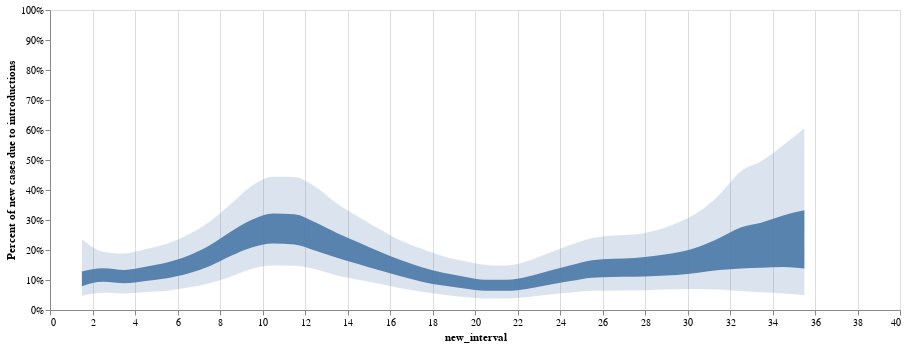

Notebook code for this chart:
### Code cell
line1 = alt.Chart(summary_percent_df).mark_area(interpolate='monotone', opacity = 0.9, clip = True).encode(
    alt.X('new_interval'),
    alt.Y('lower_hpd_log_50_MA',title = "Percent of new cases due to introductions", axis=alt.Axis( grid=False, format='%', ), scale=alt.Scale(domain=(0.0, 1))),
    alt.Y2('upper_hpd_log_50_MA' )
).properties(
    width=850,
    height=300
)

band = alt.Chart(summary_percent_df).mark_area(interpolate='monotone', opacity = 0.2, clip = True).encode(
    alt.X('new_interval'),
    alt.Y('lower_hpd_log_95_MA',title = "Percent of new cases due to introductions", axis=alt.Axis( grid=False, format='%', ), scale=alt.Scale(domain=(0.0, 1))),
    alt.Y2('upper_hpd_log_95_MA' )
).properties(
    width=80,
    height=300
)

#line1
intro_plot = (line1 + band).resolve_scale(y= "shared") ; intro_plot

### Figure 1 — Vega-Lite specification as saved in the notebook (floating-point values rounded to 4 significant figures)
{"config": {"view": {"continuousWidth": 400, "continuousHeight": 300}}, "layer": [{"mark": {"type": "area", "clip": true, "interpolate": "monotone", "opacity": 0.9}, "encoding": {"x": {"field": "new_interval", "type": "quantitative"}, "y": {"axis": {"format": "%", "grid": false}, "field": "lower_hpd_log_50_MA", "scale": {"domain": [0.0, 1]}, "title": "Percent of new cases due to introductions", "type": "quantitative"}, "y2": {"field": "upper_hpd_log_50_MA"}}, "height": 300, "width": 850}, {"mark": {"type": "area", "clip": true, "interpolate": "monotone", "opacity": 0.2}, "encoding": {"x": {"field": "new_interval", "type": "quantitative"}, "y": {"axis": {"format": "%", "grid": false}, "field": "lower_hpd_log_95_MA", "scale": {"domain": [0.0, 1]}, "title": "Percent of new cases due to introductions", "type": "quantitative"}, "y2": {"field": "upper_hpd_log_95_MA"}}, "height": 300, "width": 80}], "data": {"name": "data-d9bfd59e27d068feaf1412c52dfc6045"}, "resolve": {"scale": {"y": "shared"}}, "$schema": "https://vega.github.io/schema/vega-lite/v4.17.0.json", "datasets": {"data-d9bfd59e27d068feaf1412c52dfc6045": [{"index": 0, "interval": "1", "mean_percent": 0.2692, "upper_hpd_log_95": 0.6062, "lower_hpd_log_95": 0.04969, "upper_hpd_log_50": 0.3321, "lower_hpd_log_50": 0.1381, "new_interval": 35.5, "days": -14, "date": "2024-09-26T00:00:00", "mean_percent_MA": 0.2692, "upper_hpd_log_95_MA": 0.6062, "lower_hpd_log_95_MA": 0.04969, "upper_hpd_log_50_MA": 0.3321, "lower_hpd_log_50_MA": 0.1381}, {"index": 0, "interval": "2", "mean_percent": 0.247, "upper_hpd_log_95": 0.4926, "lower_hpd_log_95": 0.0611, "upper_hpd_log_50": 0.2982, "lower_hpd_log_50": 0.1478, "new_interval": 34.5, "days": -7, "date": "2024-09-19T00:00:00", "mean_percent_MA": 0.2581, "upper_hpd_log_95_MA": 0.5494, "lower_hpd_log_95_MA": 0.05539, "upper_hpd_log_50_MA": 0.3152, "lower_hpd_log_50_MA": 0.1429}, {"index": 0, "interval": "3", "mean_percent": 0.2088, "upper_hpd_log_95": 0.3936, "lower_hpd_log_95": 0.06704, "upper_hpd_log_50": 0.2458, "lower_hpd_log_50": 0.1365, "new_interval": 33.5, "days": 0, "date": "2024-09-12T00:00:00", "mean_percent_MA": 0.2417, "upper_hpd_log_95_MA": 0.4975, "lower_hpd_log_95_MA": 0.05928, "upper_hpd_log_50_MA": 0.2921, "lower_hpd_log_50_MA": 0.1408}, {"index": 0, "interval": "4", "mean_percent": 0.1913, "upper_hpd_log_95": 0.3542, "lower_hpd_log_95": 0.07594, "upper_hpd_log_50": 0.2233, "lower_hpd_log_50": 0.1301, "new_interval": 32.5, "days": 7, "date": "2024-09-05T00:00:00", "mean_percent_MA": 0.2291, "upper_hpd_log_95_MA": 0.4617, "lower_hpd_log_95_MA": 0.06344, "upper_hpd_log_50_MA": 0.2749, "lower_hpd_log_50_MA": 0.1381}, {"index": 0, "interval": "5", "mean_percent": 0.1692, "upper_hpd_log_95": 0.2961, "lower_hpd_log_95": 0.06954, "upper_hpd_log_50": 0.1937, "lower_hpd_log_50": 0.1174, "new_interval": 31.5, "days": 14, "date": "2024-08-29T00:00:00", "mean_percent_MA": 0.2041, "upper_hpd_log_95_MA": 0.3841, "lower_hpd_log_95_MA": 0.0684, "upper_hpd_log_50_MA": 0.2403, "lower_hpd_log_50_MA": 0.133}, {"index": 0, "interval": "6", "mean_percent": 0.1522, "upper_hpd_log_95": 0.2587, "lower_hpd_log_95": 0.06868, "upper_hpd_log_50": 0.1783, "lower_hpd_log_50": 0.1123, "new_interval": 30.5, "days": 21, "date": "2024-08-22T00:00:00", "mean_percent_MA": 0.1804, "upper_hpd_log_95_MA": 0.3257, "lower_hpd_log_95_MA": 0.0703, "upper_hpd_log_50_MA": 0.2103, "lower_hpd_log_50_MA": 0.1241}, {"index": 0, "interval": "7", "mean_percent": 0.1469, "upper_hpd_log_95": 0.2513, "lower_hpd_log_95": 0.06245, "upper_hpd_log_50": 0.1708, "lower_hpd_log_50": 0.1069, "new_interval": 29.5, "days": 28, "date": "2024-08-15T00:00:00", "mean_percent_MA": 0.1649, "upper_hpd_log_95_MA": 0.2901, "lower_hpd_log_95_MA": 0.06915, "upper_hpd_log_50_MA": 0.1915, "lower_hpd_log_50_MA": 0.1167}, {"index": 0, "interval": "8", "mean_percent": 0.1481, "upper_hpd_log_95": 0.2546, "lower_hpd_log_95": 0.06839, "upper_hpd_log_50": 0.1805, "lower_hpd_log_50": 0.118, "new_interval": 28.5, "days": 35, "date": "2024-08-08T00:00:00", "mean_percent_MA": 0.1541, "upper_hpd_log_95_MA": 0.2652, "lower_hpd_log_95_MA": 0.06727, "upper_hpd_log_50_MA": 0.1808, "lower_hpd_log_50_MA": 0.1136}, {"index": 0, "interval": "9", "mean_percent": 0.145, "upper_hpd_log_95": 0.2428, "lower_hpd_log_95": 0.0604, "upper_hpd_log_50": 0.1651, "lower_hpd_log_50": 0.1054, "new_interval": 27.5, "days": 42, "date": "2024-08-01T00:00:00", "mean_percent_MA": 0.1481, "upper_hpd_log_95_MA": 0.2518, "lower_hpd_log_95_MA": 0.06498, "upper_hpd_log_50_MA": 0.1737, "lower_hpd_log_50_MA": 0.1106}, {"index": 0, "interval": "10", "mean_percent": 0.145, "upper_hpd_log_95": 0.2448, "lower_hpd_log_95": 0.06706, "upper_hpd_log_50": 0.1682, "lower_hpd_log_50": 0.1108, "new_interval": 26.5, "days": 49, "date": "2024-07-25T00:00:00", "mean_percent_MA": 0.1463, "upper_hpd_log_95_MA": 0.2484, "lower_hpd_log_95_MA": 0.06458, "upper_hpd_log_50_MA": 0.1711, "lower_hpd_log_50_MA": 0.1103}, {"index": 0, "interval": "11", "mean_percent": 0.1292, "upper_hpd_log_95": 0.2159, "lower_hpd_log_95": 0.06029, "upper_hpd_log_50": 0.1486, "lower_hpd_log_50": 0.09619, "new_interval": 25.5, "days": 56, "date": "2024-07-18T00:00:00", "mean_percent_MA": 0.1418, "upper_hpd_log_95_MA": 0.2395, "lower_hpd_log_95_MA": 0.06404, "upper_hpd_log_50_MA": 0.1656, "lower_hpd_log_50_MA": 0.1076}, {"index": 0, "interval": "12", "mean_percent": 0.09831, "upper_hpd_log_95": 0.1654, "lower_hpd_log_95": 0.04623, "upper_hpd_log_50": 0.1137, "lower_hpd_log_50": 0.07371, "new_interval": 24.5, "days": 63, "date": "2024-07-11T00:00:00", "mean_percent_MA": 0.1294, "upper_hpd_log_95_MA": 0.2172, "lower_hpd_log_95_MA": 0.0585, "upper_hpd_log_50_MA": 0.1489, "lower_hpd_log_50_MA": 0.09653}, {"index": 0, "interval": "13", "mean_percent": 0.07911, "upper_hpd_log_95": 0.1358, "lower_hpd_log_95": 0.03201, "upper_hpd_log_50": 0.09119, "lower_hpd_log_50": 0.05617, "new_interval": 23.5, "days": 70, "date": "2024-07-04T00:00:00", "mean_percent_MA": 0.1129, "upper_hpd_log_95_MA": 0.1905, "lower_hpd_log_95_MA": 0.0514, "upper_hpd_log_50_MA": 0.1304, "lower_hpd_log_50_MA": 0.08421}, {"index": 0, "interval": "14", "mean_percent": 0.07964, "upper_hpd_log_95": 0.1387, "lower_hpd_log_95": 0.0332, "upper_hpd_log_50": 0.09332, "lower_hpd_log_50": 0.0581, "new_interval": 22.5, "days": 77, "date": "2024-06-27T00:00:00", "mean_percent_MA": 0.09656, "upper_hpd_log_95_MA": 0.164, "lower_hpd_log_95_MA": 0.04293, "upper_hpd_log_50_MA": 0.1117, "lower_hpd_log_50_MA": 0.07104}, {"index": 0, "interval": "15", "mean_percent": 0.09003, "upper_hpd_log_95": 0.1525, "lower_hpd_log_95": 0.04132, "upper_hpd_log_50": 0.1054, "lower_hpd_log_50": 0.06767, "new_interval": 21.5, "days": 84, "date": "2024-06-20T00:00:00", "mean_percent_MA": 0.08677, "upper_hpd_log_95_MA": 0.1481, "lower_hpd_log_95_MA": 0.03819, "upper_hpd_log_50_MA": 0.1009, "lower_hpd_log_50_MA": 0.06391}, {"index": 0, "interval": "16", "mean_percent": 0.1028, "upper_hpd_log_95": 0.1732, "lower_hpd_log_95": 0.04709, "upper_hpd_log_50": 0.1136, "lower_hpd_log_50": 0.07312, "new_interval": 20.5, "days": 91, "date": "2024-06-13T00:00:00", "mean_percent_MA": 0.08788, "upper_hpd_log_95_MA": 0.1501, "lower_hpd_log_95_MA": 0.03841, "upper_hpd_log_50_MA": 0.1009, "lower_hpd_log_50_MA": 0.06377}, {"index": 0, "interval": "17", "mean_percent": 0.1135, "upper_hpd_log_95": 0.188, "lower_hpd_log_95": 0.05223, "upper_hpd_log_50": 0.1307, "lower_hpd_log_50": 0.08739, "new_interval": 19.5, "days": 98, "date": "2024-06-06T00:00:00", "mean_percent_MA": 0.09649, "upper_hpd_log_95_MA": 0.1631, "lower_hpd_log_95_MA": 0.04346, "upper_hpd_log_50_MA": 0.1108, "lower_hpd_log_50_MA": 0.07157}, {"index": 0, "interval": "18", "mean_percent": 0.1306, "upper_hpd_log_95": 0.204, "lower_hpd_log_95": 0.0627, "upper_hpd_log_50": 0.1453, "lower_hpd_log_50": 0.09685, "new_interval": 18.5, "days": 105, "date": "2024-05-30T00:00:00", "mean_percent_MA": 0.1092, "upper_hpd_log_95_MA": 0.1794, "lower_hpd_log_95_MA": 0.05083, "upper_hpd_log_50_MA": 0.1238, "lower_hpd_log_50_MA": 0.08126}, {"index": 0, "interval": "19", "mean_percent": 0.1604, "upper_hpd_log_95": 0.2499, "lower_hpd_log_95": 0.08122, "upper_hpd_log_50": 0.1799, "lower_hpd_log_50": 0.1206, "new_interval": 17.5, "days": 112, "date": "2024-05-23T00:00:00", "mean_percent_MA": 0.1268, "upper_hpd_log_95_MA": 0.2038, "lower_hpd_log_95_MA": 0.06081, "upper_hpd_log_50_MA": 0.1424, "lower_hpd_log_50_MA": 0.0945}, {"index": 0, "interval": "20", "mean_percent": 0.1841, "upper_hpd_log_95": 0.2839, "lower_hpd_log_95": 0.09462, "upper_hpd_log_50": 0.2101, "lower_hpd_log_50": 0.1449, "new_interval": 16.5, "days": 119, "date": "2024-05-16T00:00:00", "mean_percent_MA": 0.1472, "upper_hpd_log_95_MA": 0.2315, "lower_hpd_log_95_MA": 0.07269, "upper_hpd_log_50_MA": 0.1665, "lower_hpd_log_50_MA": 0.1124}, {"index": 0, "interval": "21", "mean_percent": 0.2182, "upper_hpd_log_95": 0.3414, "lower_hpd_log_95": 0.1101, "upper_hpd_log_50": 0.2448, "lower_hpd_log_50": 0.167, "new_interval": 15.5, "days": 126, "date": "2024-05-09T00:00:00", "mean_percent_MA": 0.1733, "upper_hpd_log_95_MA": 0.2698, "lower_hpd_log_95_MA": 0.08717, "upper_hpd_log_50_MA": 0.195, "lower_hpd_log_50_MA": 0.1323}, {"index": 0, "interval": "22", "mean_percent": 0.2317, "upper_hpd_log_95": 0.3684, "lower_hpd_log_95": 0.1175, "upper_hpd_log_50": 0.2675, "lower_hpd_log_50": 0.1817, "new_interval": 14.5, "days": 133, "date": "2024-05-02T00:00:00", "mean_percent_MA": 0.1986, "upper_hpd_log_95_MA": 0.3109, "lower_hpd_log_95_MA": 0.1009, "upper_hpd_log_50_MA": 0.2256, "lower_hpd_log_50_MA": 0.1536}, {"index": 0, "interval": "23", "mean_percent": 0.2671, "upper_hpd_log_95": 0.4259, "lower_hpd_log_95": 0.1391, "upper_hpd_log_50": 0.3042, "lower_hpd_log_50": 0.2032, "new_interval": 13.5, "days": 140, "date": "2024-04-25T00:00:00", "mean_percent_MA": 0.2253, "upper_hpd_log_95_MA": 0.3549, "lower_hpd_log_95_MA": 0.1153, "upper_hpd_log_50_MA": 0.2567, "lower_hpd_log_50_MA": 0.1742}, {"index": 0, "interval": "24", "mean_percent": 0.3133, "upper_hpd_log_95": 0.504, "lower_hpd_log_95": 0.1775, "upper_hpd_log_50": 0.3489, "lower_hpd_log_50": 0.2389, "new_interval": 12.5, "days": 147, "date": "2024-04-18T00:00:00", "mean_percent_MA": 0.2576, "upper_hpd_log_95_MA": 0.4099, "lower_hpd_log_95_MA": 0.1361, "upper_hpd_log_50_MA": 0.2913, "lower_hpd_log_50_MA": 0.1977}, {"index": 0, "interval": "25", "mean_percent": 0.3059, "upper_hpd_log_95": 0.4746, "lower_hpd_log_95": 0.1574, "upper_hpd_log_50": 0.3552, "lower_hpd_log_50": 0.2498, "new_interval": 11.5, "days": 154, "date": "2024-04-11T00:00:00", "mean_percent_MA": 0.2795, "upper_hpd_log_95_MA": 0.4432, "lower_hpd_log_95_MA": 0.1479, "upper_hpd_log_50_MA": 0.3189, "lower_hpd_log_50_MA": 0.2184}, {"index": 0, "interval": "26", "mean_percent": 0.2412, "upper_hpd_log_95": 0.3733, "lower_hpd_log_95": 0.1179, "upper_hpd_log_50": 0.2788, "lower_hpd_log_50": 0.1949, "new_interval": 10.5, "days": 161, "date": "2024-04-04T00:00:00", "mean_percent_MA": 0.2819, "upper_hpd_log_95_MA": 0.4445, "lower_hpd_log_95_MA": 0.148, "upper_hpd_log_50_MA": 0.3218, "lower_hpd_log_50_MA": 0.2217}, {"index": 0, "interval": "27", "mean_percent": 0.1942, "upper_hpd_log_95": 0.3051, "lower_hpd_log_95": 0.09663, "upper_hpd_log_50": 0.222, "lower_hpd_log_50": 0.1494, "new_interval": 9.5, "days": 168, "date": "2024-03-28T00:00:00", "mean_percent_MA": 0.2637, "upper_hpd_log_95_MA": 0.4142, "lower_hpd_log_95_MA": 0.1374, "upper_hpd_log_50_MA": 0.3012, "lower_hpd_log_50_MA": 0.2082}, {"index": 0, "interval": "28", "mean_percent": 0.1622, "upper_hpd_log_95": 0.2562, "lower_hpd_log_95": 0.07302, "upper_hpd_log_50": 0.1871, "lower_hpd_log_50": 0.1259, "new_interval": 8.5, "days": 175, "date": "2024-03-21T00:00:00", "mean_percent_MA": 0.2259, "upper_hpd_log_95_MA": 0.3523, "lower_hpd_log_95_MA": 0.1112, "upper_hpd_log_50_MA": 0.2608, "lower_hpd_log_50_MA": 0.18}, {"index": 0, "interval": "29", "mean_percent": 0.1466, "upper_hpd_log_95": 0.2405, "lower_hpd_log_95": 0.06955, "upper_hpd_log_50": 0.1713, "lower_hpd_log_50": 0.1144, "new_interval": 7.5, "days": 182, "date": "2024-03-14T00:00:00", "mean_percent_MA": 0.1861, "upper_hpd_log_95_MA": 0.2938, "lower_hpd_log_95_MA": 0.08927, "upper_hpd_log_50_MA": 0.2148, "lower_hpd_log_50_MA": 0.1461}, {"index": 0, "interval": "30", "mean_percent": 0.1241, "upper_hpd_log_95": 0.2006, "lower_hpd_log_95": 0.05979, "upper_hpd_log_50": 0.1431, "lower_hpd_log_50": 0.09532, "new_interval": 6.5, "days": 189, "date": "2024-03-07T00:00:00", "mean_percent_MA": 0.1568, "upper_hpd_log_95_MA": 0.2506, "lower_hpd_log_95_MA": 0.07475, "upper_hpd_log_50_MA": 0.1809, "lower_hpd_log_50_MA": 0.1213}, {"index": 0, "interval": "31", "mean_percent": 0.1166, "upper_hpd_log_95": 0.1864, "lower_hpd_log_95": 0.05386, "upper_hpd_log_50": 0.1321, "lower_hpd_log_50": 0.08825, "new_interval": 5.5, "days": 196, "date": "2024-02-29T00:00:00", "mean_percent_MA": 0.1374, "upper_hpd_log_95_MA": 0.221, "lower_hpd_log_95_MA": 0.06405, "upper_hpd_log_50_MA": 0.1584, "lower_hpd_log_50_MA": 0.106}, {"index": 0, "interval": "32", "mean_percent": 0.112, "upper_hpd_log_95": 0.1841, "lower_hpd_log_95": 0.05601, "upper_hpd_log_50": 0.13, "lower_hpd_log_50": 0.08764, "new_interval": 4.5, "days": 203, "date": "2024-02-22T00:00:00", "mean_percent_MA": 0.1248, "upper_hpd_log_95_MA": 0.2029, "lower_hpd_log_95_MA": 0.0598, "upper_hpd_log_50_MA": 0.1441, "lower_hpd_log_50_MA": 0.09641}, {"index": 0, "interval": "33", "mean_percent": 0.1123, "upper_hpd_log_95": 0.1806, "lower_hpd_log_95": 0.05049, "upper_hpd_log_50": 0.1289, "lower_hpd_log_50": 0.08497, "new_interval": 3.5, "days": 210, "date": "2024-02-15T00:00:00", "mean_percent_MA": 0.1163, "upper_hpd_log_95_MA": 0.188, "lower_hpd_log_95_MA": 0.05504, "upper_hpd_log_50_MA": 0.1335, "lower_hpd_log_50_MA": 0.08904}, {"index": 0, "interval": "34", "mean_percent": 0.1424, "upper_hpd_log_95": 0.2267, "lower_hpd_log_95": 0.06969, "upper_hpd_log_50": 0.1656, "lower_hpd_log_50": 0.1146, "new_interval": 2.5, "days": 217, "date": "2024-02-08T00:00:00", "mean_percent_MA": 0.1208, "upper_hpd_log_95_MA": 0.1945, "lower_hpd_log_95_MA": 0.05751, "upper_hpd_log_50_MA": 0.1392, "lower_hpd_log_50_MA": 0.09386}, {"index": 0, "interval": "35", "mean_percent": 0.08111, "upper_hpd_log_95": 0.3512, "lower_hpd_log_95": 0.0131, "upper_hpd_log_50": 0.08772, "lower_hpd_log_50": 0.03042, "new_interval": 1.5, "days": 224, "date": "2024-02-01T00:00:00", "mean_percent_MA": 0.112, "upper_hpd_log_95_MA": 0.2357, "lower_hpd_log_95_MA": 0.04732, "upper_hpd_log_50_MA": 0.1281, "lower_hpd_log_50_MA": 0.0794}]}}
